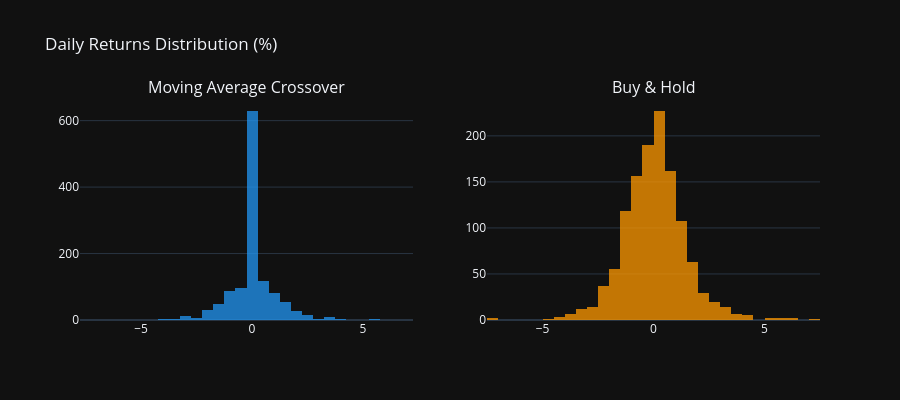

Notebook code for this chart:
### Markdown cell above
### 9.4 Daily Returns Distribution

### Code cell
# Returns distribution histogram
fig4 = make_subplots(
    rows=1, cols=2,
    subplot_titles=(STRATEGY_CHOICE, 'Buy & Hold')
)

fig4.add_trace(
    go.Histogram(
        x=backtest['Strategy_Return'] * 100,
        nbinsx=50,
        name='Strategy',
        marker_color='#2196F3',
        opacity=0.75
    ),
    row=1, col=1
)

fig4.add_trace(
    go.Histogram(
        x=backtest['BuyHold_Return'] * 100,
        nbinsx=50,
        name='Buy & Hold',
        marker_color='#FF9800',
        opacity=0.75
    ),
    row=1, col=2
)

fig4.update_layout(
    title='Daily Returns Distribution (%)',
    template='plotly_dark',
    height=400,
    showlegend=False
)

fig4.show()

### Figure 1 — Plotly figure (JSON) as saved in the notebook; plotly's stock layout.template omitted (floating-point values rounded to 4 significant figures; data arrays with more than 128 entries replaced by an {"elided": "..."} marker saying what was removed)
{"data": [{"marker": {"color": "#2196F3"}, "name": "Strategy", "nbinsx": 50, "opacity": 0.75, "type": "histogram", "x": {"elided": "1235 float values"}, "xaxis": "x", "yaxis": "y"}, {"marker": {"color": "#FF9800"}, "name": "Buy & Hold", "nbinsx": 50, "opacity": 0.75, "type": "histogram", "x": {"elided": "1235 float values"}, "xaxis": "x2", "yaxis": "y2"}], "layout": {"annotations": [{"font": {"size": 16}, "showarrow": false, "text": "Moving Average Crossover", "x": 0.225, "xanchor": "center", "xref": "paper", "y": 1, "yanchor": "bottom", "yref": "paper"}, {"font": {"size": 16}, "showarrow": false, "text": "Buy & Hold", "x": 0.775, "xanchor": "center", "xref": "paper", "y": 1, "yanchor": "bottom", "yref": "paper"}], "height": 400, "showlegend": false, "title": {"text": "Daily Returns Distribution (%)"}, "xaxis": {"anchor": "y", "domain": [0, 0.45]}, "xaxis2": {"anchor": "y2", "domain": [0.55, 1]}, "yaxis": {"anchor": "x", "domain": [0, 1]}, "yaxis2": {"anchor": "x2", "domain": [0, 1]}}}
